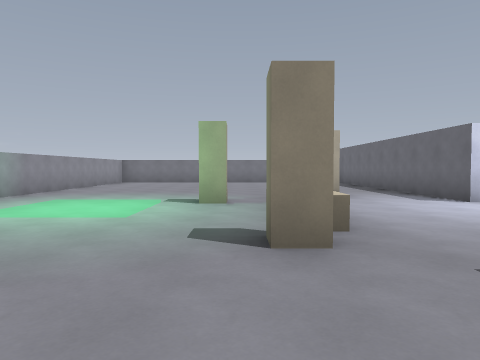
[1] (above)

21 first-person views from a walk through a level from a Godot 3-D game. The camera is 1.3 m above the floor, tilts 2° down and sees 70° across. The floor is counted in squares, 2 m on a side. Each view is taken from the middle of a square. On the plan, view 1 faces up. The plan holds only what a view shows up to about 10 squares ahead; the rest is blank.

[2]
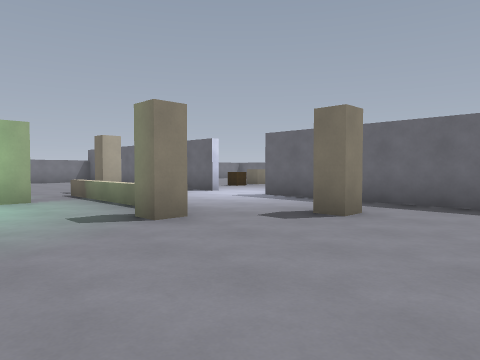

[3]
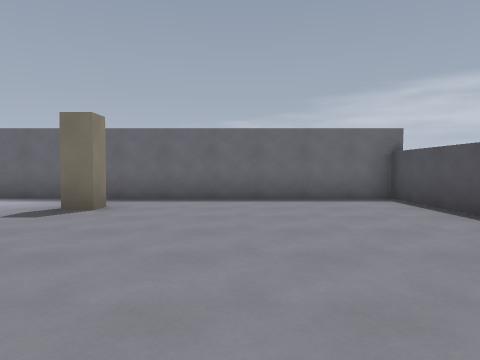

[4]
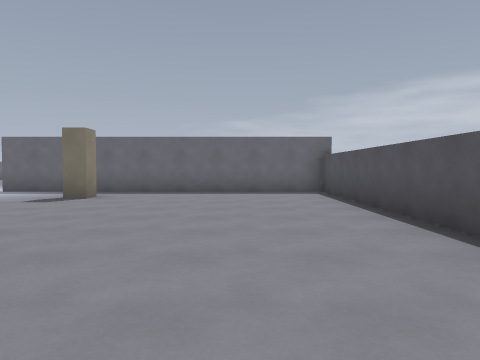

[5]
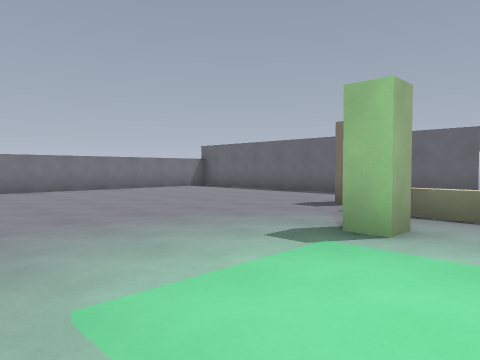

[6]
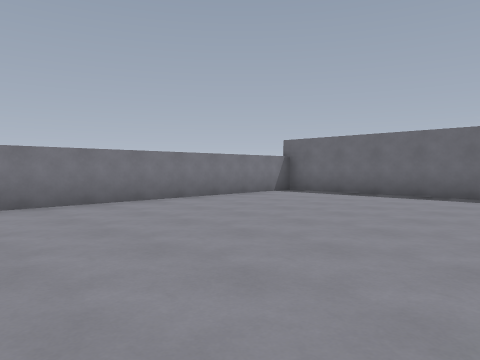

[7]
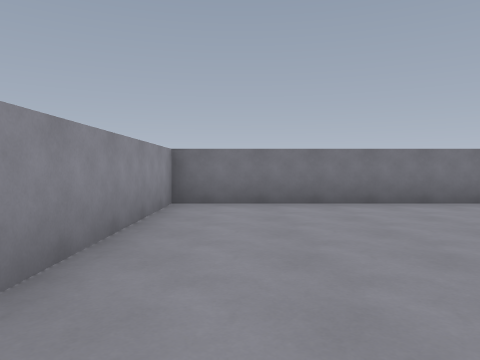

[8]
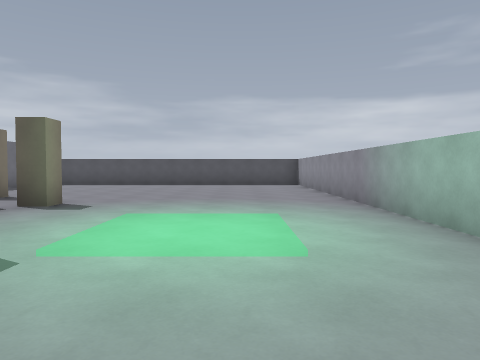

[9]
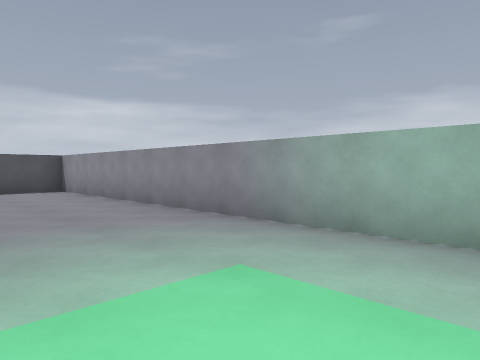

[10]
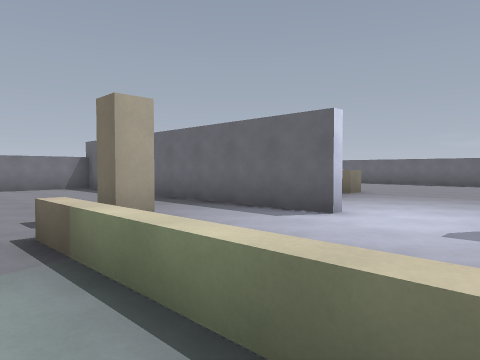

[11]
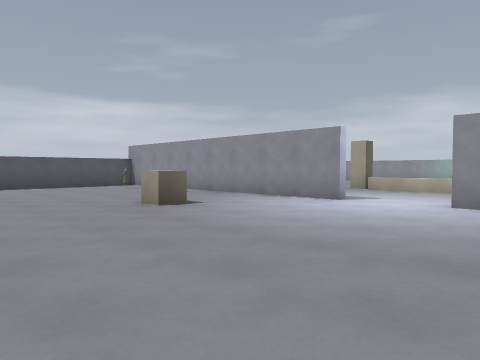

[12]
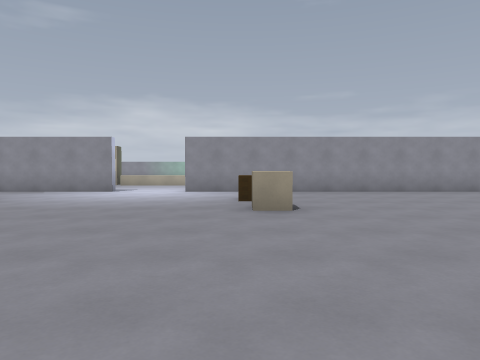

[13]
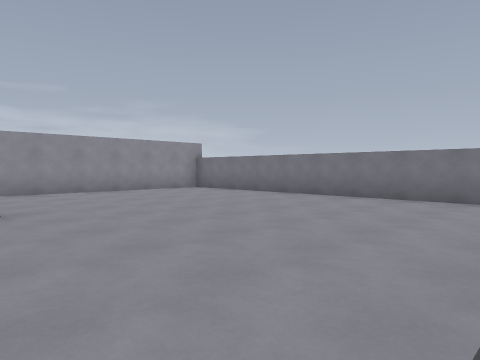

[14]
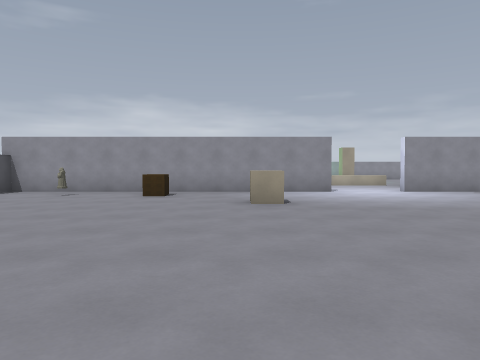

[15]
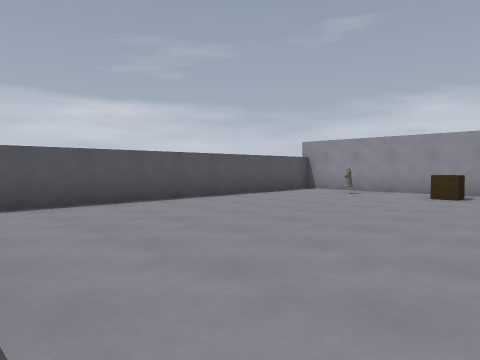

[16]
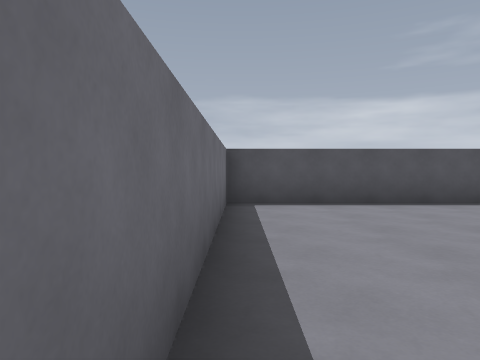

[17]
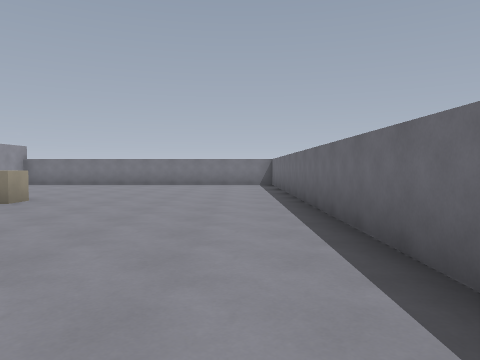

[18]
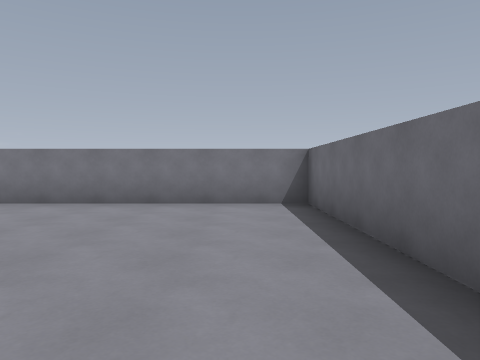

[19]
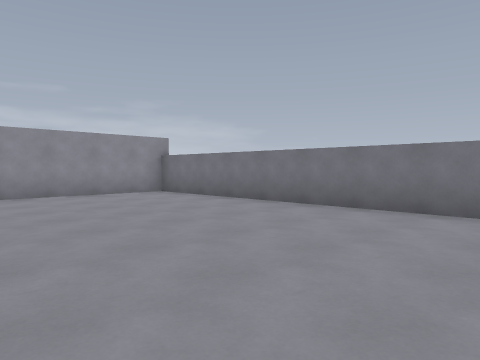

[20]
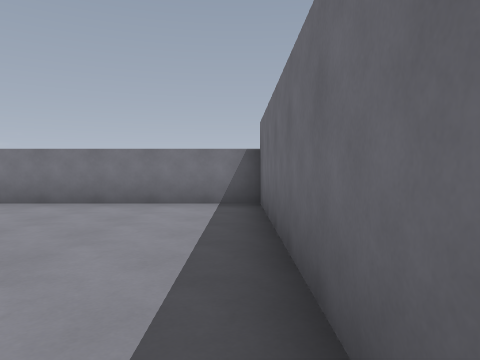

[21]
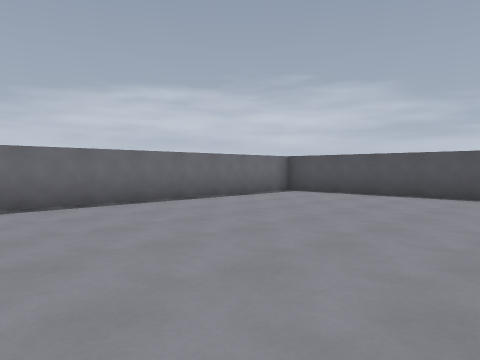

### Floor plan
Ten units are one square. View 1 is at (0, 0); x grows to the right and y downward. Boxes are objects, and circles mark ways between rooms. Rooms are numbered by the first view taken in them; rooms with no view inside come last. Other rooms are left out.
<svg viewBox="-58 -158 205 206">
<path fill="none" stroke="#000" d="M-53 -59 -53 43 -38 43M44 -64 44 -153 -53 -153 -53 -74M-19 43 44 43 44 -45M11 -58 11 -36M9 -41 9 -75M46 -46 46 43 142 43 142 -153 46 -153 46 -65"/>
<rect x="-15" y="-75" width="20" height="20" fill="#bbb"><title>pillar</title></rect>
<rect x="5" y="-35" width="10" height="10" fill="#bbb"><title>pillar</title></rect>
<rect x="15" y="-25" width="20" height="20" fill="#bbb"><title>pillar</title></rect>
<rect x="15" y="-85" width="10" height="10" fill="#bbb"><title>pillar</title></rect>
<rect x="55" y="15" width="10" height="10" fill="#bbb"><title>other object</title></rect>
<rect x="55" y="-5" width="10" height="10" fill="#bbb"><title>crate</title></rect>
<rect x="65" y="-85" width="10" height="10" fill="#bbb"><title>crate</title></rect>
<rect x="75" y="-35" width="10" height="10" fill="#bbb"><title>crate</title></rect>
<rect x="85" y="-95" width="10" height="10" fill="#bbb"><title>crate</title></rect>
<circle cx="50" cy="-55" r="3" fill="#2a7"/>
<text x="-10" y="-60">1</text>
<text x="100" y="-60">2</text>
</svg>
Room 1 opens to room 2.

Where each view was taken, in squares from view 1:
view 1: 0 up, 0 right, facing up
view 2: 1 down, 2 left, facing up-right
view 3: 1 down, 3 left, facing right
view 4: 2 down, 5 left, facing right
view 5: 5 up, 4 left, facing up-right
view 6: 9 up, 4 left, facing up-right
view 7: 9 up, 4 left, facing up
view 8: 9 up, 3 left, facing down
view 9: 6 up, 2 left, facing down-left
view 10: 4 up, 0 right, facing up-right
view 11: 8 up, 11 right, facing down-left
view 12: 8 up, 14 right, facing left
view 13: 8 up, 14 right, facing up-left
view 14: 2 up, 14 right, facing left
view 15: 2 up, 14 right, facing down-left
view 16: 2 up, 14 right, facing down
view 17: 2 up, 13 right, facing up
view 18: 9 up, 13 right, facing up
view 19: 10 up, 13 right, facing up-left
view 20: 9 up, 4 right, facing up
view 21: 4 up, 8 right, facing down-right
